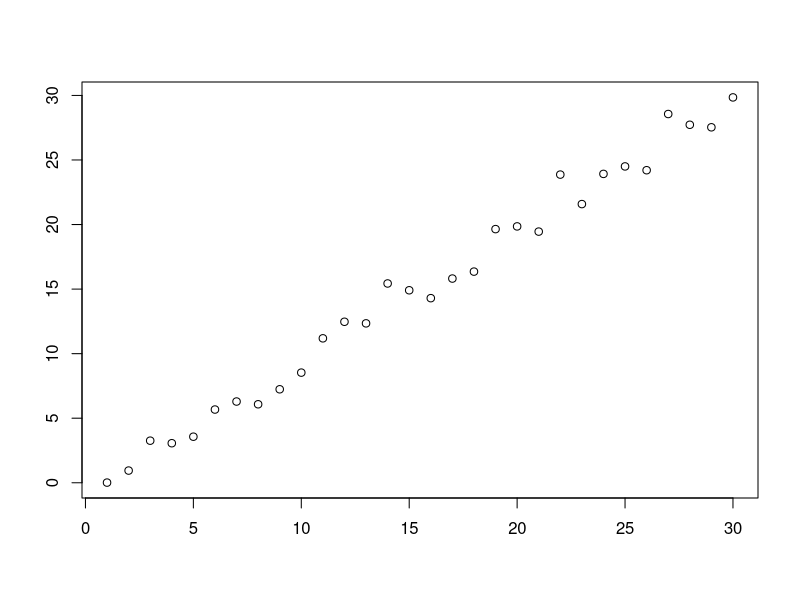

Write R code to recreate this figure.
# Generate a numeric series from 1 to 30 and assign it to variable x
x <- seq(1, 30)

# Create copy of x as variable y 
y <- x

# Generate 30 uniform distributed random number each ranges between -1 to 1
noise <- runif(30, -1, 1)

# Create variable ywnoise as in Excel
ywnoise <- y + noise * 2

# Plot values of x and ywnoise without labels
plot(x, ywnoise, xlab = NA, ylab = NA)

# Combine columns x and ywnoise to create two column grid named linoise
linoise <- cbind(x, ywnoise)

# Save the variable linoise as a CSV file on the local disk
write.csv(linoise, file = "linoise.csv", row.names = FALSE)